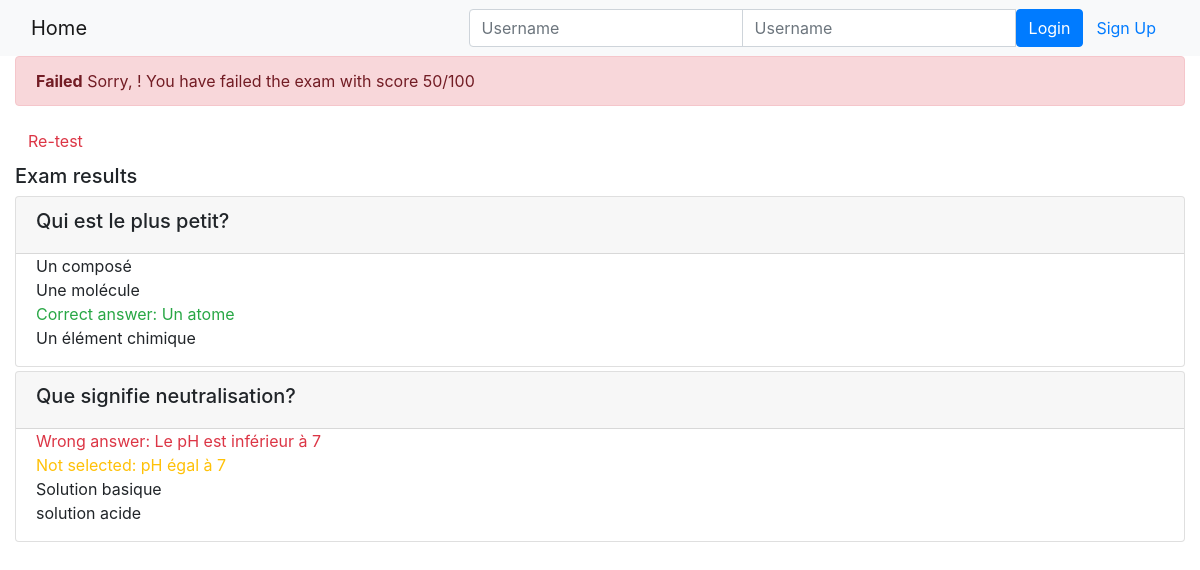
Page /onlinecourse/course/1/submission/1/result/ on the committed database.
### onlinecourse/models.py (models this page shows, shortened)
class Question(models.Model):
    course = models.ForeignKey(Course, on_delete=models.CASCADE)
    lesson_id = models.ForeignKey(Lesson, on_delete=models.CASCADE)
    gradePoint = models.IntegerField(default=2)
    questionContent = models.CharField(max_length=35)

class Choice(models.Model):
    question_id = models.ForeignKey(Question, on_delete=models.CASCADE, default="")
    choice_text = models.CharField(max_length=35)
    is_correct = models.BooleanField()

### onlinecourse/views.py (the view)
# urls.py: path('course/<int:course_id>/submission/<int:submission_id>/result/', views.show_exam_result, name='show_exam_result'),
def show_exam_result(request, course_id, submission_id):
    context = {}
    course = get_object_or_404(Course, pk=course_id)
    submission = Submission.objects.get(id=submission_id)
    choices = submission.choices.all()
    total_score = 0
    for choice in choices:
        if choice.is_correct:
            total_score += choice.question_id.gradePoint
    context['course'] = course
    context['gradePoint'] = total_score
    context['choices'] = choices
    return render(request, 'onlinecourse/exam_result_bootstrap.html', context)

### onlinecourse/templates/onlinecourse/exam_result_bootstrap.html (shortened to what this page needs)
<!DOCTYPE html>
<html lang="en">
<head>
    {% load static %}
    <link rel="stylesheet" href="https://maxcdn.bootstrapcdn.com/bootstrap/4.5.2/css/bootstrap.min.css">
</head>
<body>
 <nav class="navbar navbar-light bg-light">
    <div class="container-fluid">
        <div class="navbar-header">
              <a class="navbar-brand" href="{% url 'onlinecourse:index' %}">Home</a>
        </div>
        <ul class="nav navbar-nav navbar-right">
            {% if user.is_authenticated %}
            <li>
                <a class="btn btn-link" href="#">{{ user.first_name }}({{ user.username }})</a>
                <a class="btn btn-link" href="{% url 'onlinecourse:logout' %}">Logout</a>
            </li>
            {% else %}
            <li>
                <form class="form-inline" action="{% url 'onlinecourse:login' %}" method="post">
                    <div class="input-group">
                        <input type="text" class="form-control" placeholder="Username" name="username" >
                        <input type="password" class="form-control" placeholder="Username" name="psw" >
                        <button class="btn btn-primary" type="submit">Login</button>
                        <a class="btn btn-link" href="{% url 'onlinecourse:registration' %}">Sign Up</a>
                    </div>
                </form>
            </li>
            {% endif %}
        </ul>
    </div>
</nav>
<div class="container-fluid">
    {% if gradePoint > 80 %}
    <div class="alert alert-success">
        <b>Congratulations, {{ user.first_name }}!</b> You have passed the exam and completed the course with a score of {{ gradePoint }}/100
    </div>
        {% else %}
        <div class="alert alert-danger">
            <b>Failed</b> Sorry, {{ user.first_name }}! You have failed the exam with score {{ gradePoint }}/100
        </div>
        <a class="btn btn-link text-danger" href="{% url 'onlinecourse:course_details' course.id %}">Re-test</a>
        {% endif %}
        <div class="card-columns-vertical mt-1">
        <h5 class="">Exam results</h5>
        {% for question in course.question_set.all %}
        <div class="card mt-1">
            <div class="card-header"><h5>{{ question.questionContent }}</h5></div>
               <div class="form-group">
                   {% for choice in question.choice_set.all %}
                   <div class="form-check">
                       {% if choice.is_correct and choice in choices %}
                       <div class="text-success">Correct answer: {{ choice.choice_text }}</div>
                       {% else %}{% if choice.is_correct and not choice in choices %}
                       <div class="text-warning">Not selected: {{ choice.choice_text }}</div>
                       {% else %}{% if not choice.is_correct and choice in choices %}
                       <div class="text-danger">Wrong answer: {{ choice.choice_text }}</div>
                       {% else %}
                       <div>{{ choice.choice_text }}</div>
                       {% endif %}{% endif %}{% endif %}
                   </div>
                   {% endfor %}
               </div>
           </div>
           {% endfor %}
        </div>
    </div>
</body>
</html>

### rows in the picture
Question: questionContent "Qui est le plus petit?"
Choice: choice_text "Un composé"
Choice: choice_text "Une molécule"
Choice: choice_text "Un atome"
Choice: choice_text "Un élément chimique"
Question: questionContent "Que signifie neutralisation?"
Choice: choice_text "Le pH est inférieur à 7"
Choice: choice_text "pH égal à 7"
Choice: choice_text "Solution basique"
Choice: choice_text "solution acide"

### other values in the picture
{{ gradePoint }} "50"
